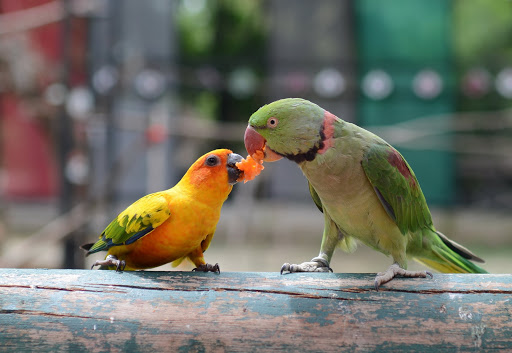
#> input picture dig_img_5/image.jpg, 512 x 353 px
$ jupyter execute dig_img_5.ipynb
#> lines starting #> are read from the running program, lines starting #| are printed output that depends on the picture; after the words box and inside, x2 and y2 are one past the last pixel; in counts of white or black regions, pixels touching at a corner belong together; long printed decimals are rounded
[cell 1]
import pywt
import cv2
import matplotlib.pyplot as plt
import numpy as np

[cell 2]
small_img = np.array([[3,-1],[6,2]])
coef = pywt.dwt2(small_img,'haar')
coef

[cell 3]
original = cv2.imread('image.jpg',0)
#> original: shape (353, 512); min 0, max 255, mean 110.9

LL, (LH, HL, HH) = pywt.dwt2(original, 'haar')
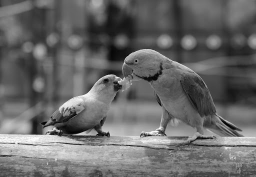
#> LL: shape (177, 256) float64; min 25.5, max 500.5, mean 221.8; drawn with min black and max white
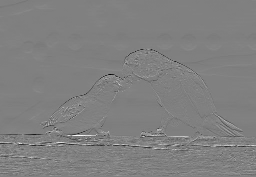
#> LH: shape (177, 256) float64; min -194.5, max 192, mean 0.1; drawn with min black and max white
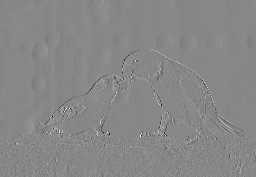
#> HL: shape (177, 256) float64; min -129, max 113.5, mean 0; drawn with min black and max white
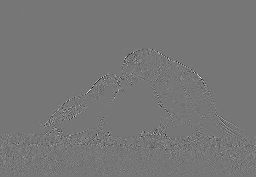
#> HH: shape (177, 256) float64; min -79, max 90.5, mean 0; drawn with min black and max white
titles = ['approximation','Horizontal detail','Veritcal detail','Diagonal detail']
# display
fig = plt.figure(figsize=(12, 3))
for i, a in enumerate([LL, LH, HL, HH]):
  ax = fig.add_subplot(1, 4, i + 1)
  ax.imshow(a, interpolation="nearest",cmap=plt.cm.gray)
  ax.set_title(titles[i], fontsize=10)
  ax.set_xticks([])
  ax.set_yticks([])
#> this loop made 4 passes
fig.tight_layout()
plt.show()

[cell 4]
# [5 lines of commented-out code are left out]

print(HH.min())
#| -79.000
print(HH.max())
#| 90.500

# [5 lines of commented-out code are left out]

ret,thresh1 = cv2.threshold(abs(HH),1,255,cv2.THRESH_BINARY)
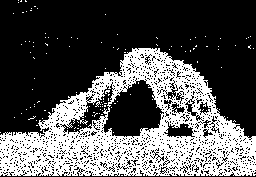
#> thresh1: shape (177, 256) float64; 33.3% white; 118 white regions (117 under 20 px), largest, box (x1, y1, x2, y2) and area: (0, 48, 256, 176) 14915
plt.imshow(thresh1,cmap='gray')
plt.show()

[cell 5]
original = cv2.imread("blur1.jpg",0)
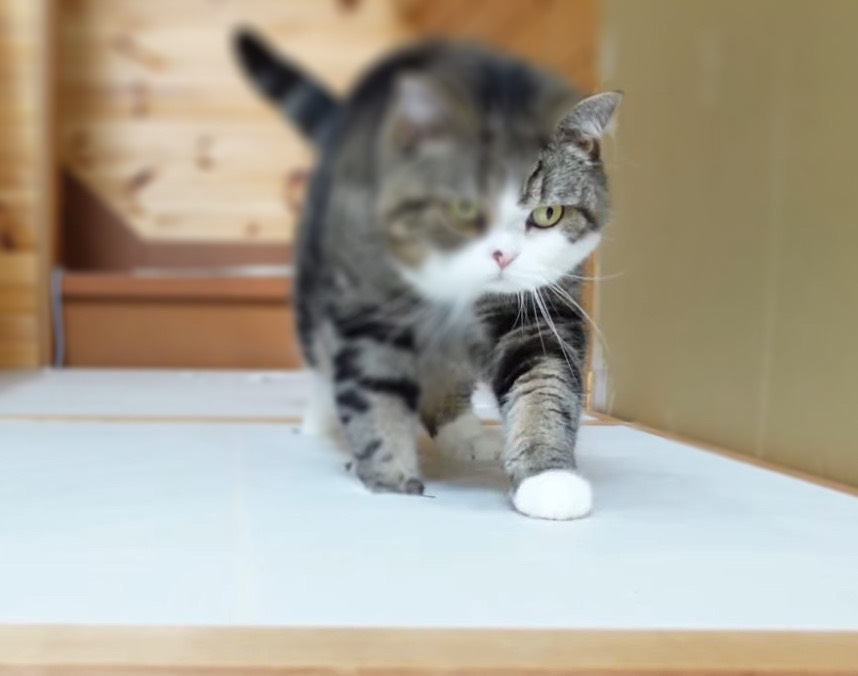
#> input picture dig_img_5/blur1.jpg, 858 x 676 px
#> original: shape (676, 858); min 0, max 253, mean 161.8
LL1, (LH1, HL1, HH1) = pywt.dwt2(original, 'haar')
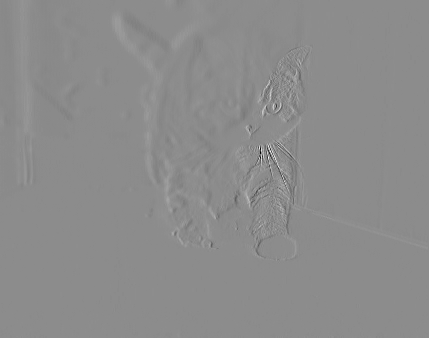
#> HL1: shape (338, 429) float64; min -105, max 86, mean 0; drawn with min black and max white
original2 = cv2.imread("blur2.jpg",0)
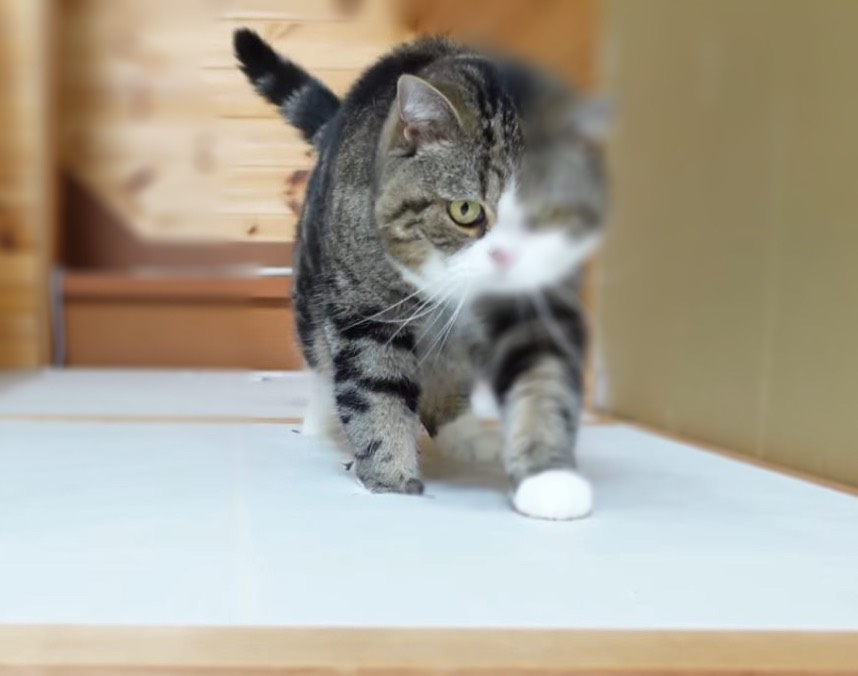
#> input picture dig_img_5/blur2.jpg, 858 x 676 px
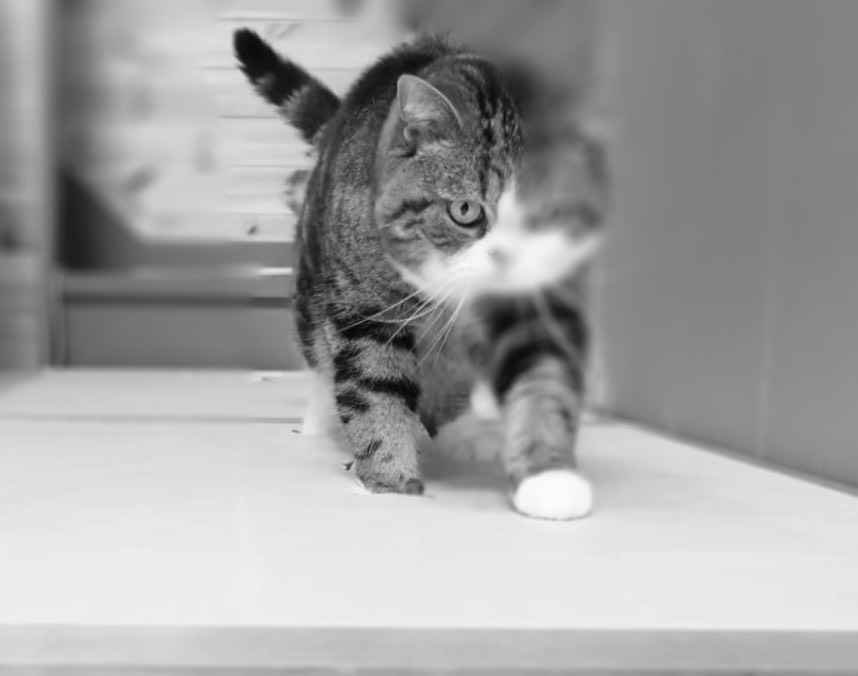
#> original2: shape (676, 858); min 1, max 252, mean 161.8
LL2, (LH2, HL2, HH2) = pywt.dwt2(original2, 'haar')
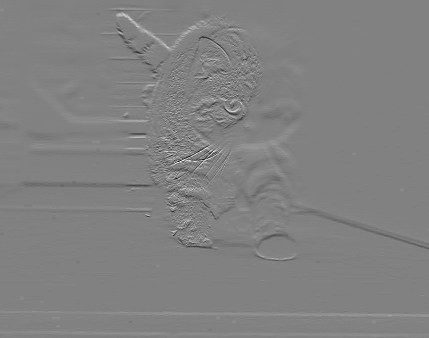
#> LH2: shape (338, 429) float64; min -65.5, max 63, mean 0; drawn with min black and max white
import operator
LL3 = tuple(map(operator.add, LL1, LL2))
#> LL3 = 338 items
LH3 = tuple(map(operator.add, LH1, LH2))
#> LH3 = 338 items
HL3 = tuple(map(operator.add, HL1, HL2))
#> HL3 = 338 items
HH3 = tuple(map(operator.add, HH1, HH2))
#> HH3 = 338 items
coeff3 = LL3, (LH3, HL3, HH3)
plt.imshow(original,cmap='gray')
plt.show()
plt.imshow(original2,cmap='gray')
plt.show()
image_fused = pywt.idwt2(coeff3, 'haar')
plt.imshow(image_fused,cmap='gray')
plt.show()
